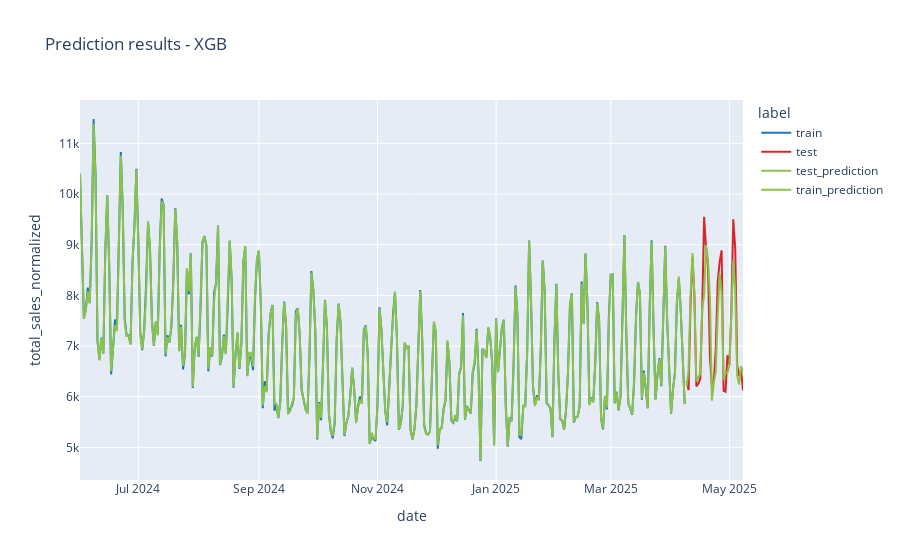

This figure's notebook cell:
### Code cell
y_train_for_plot = pd.DataFrame(y_train).assign(label='train')
y_test_for_plot = pd.DataFrame(y_test).assign(label='test')
lr_pred_for_plot = pd.DataFrame(y_pred, columns=['total_sales_normalized'], index=y_test.index).assign(label='test_prediction')
y_train_pred_for_plot = pd.DataFrame(y_train_pred, columns=['total_sales_normalized'], index=y_train.index).assign(label='train_prediction')

custom_colors = {
    'train': '#1f77b4',
    'test': '#d62728',
    'test_prediction': '#8bc34a',
    'train_prediction': '#8bc34a'
}

xgb_plot_fig = px.line(pd.concat((y_train_for_plot, y_test_for_plot, lr_pred_for_plot, y_train_pred_for_plot)), 
        y="total_sales_normalized",
        color='label', 
        title='Prediction results - XGB',
        color_discrete_map=custom_colors
        )

xgb_plot_fig.show()

### Figure 1 — Plotly figure (JSON) as saved in the notebook; plotly's stock layout.template omitted (floating-point values rounded to 4 significant figures; data arrays with more than 128 entries replaced by an {"elided": "..."} marker saying what was removed)
{"data": [{"hovertemplate": "label=train<br>date=%{x}<br>total_sales_normalized=%{y}<extra></extra>", "legendgroup": "train", "line": {"color": "#1f77b4", "dash": "solid"}, "marker": {"symbol": "circle"}, "mode": "lines", "name": "train", "orientation": "v", "showlegend": true, "type": "scatter", "x": {"elided": "309 str values"}, "xaxis": "x", "y": {"elided": "309 float values"}, "yaxis": "y"}, {"hovertemplate": "label=test<br>date=%{x}<br>total_sales_normalized=%{y}<extra></extra>", "legendgroup": "test", "line": {"color": "#d62728", "dash": "solid"}, "marker": {"symbol": "circle"}, "mode": "lines", "name": "test", "orientation": "v", "showlegend": true, "type": "scatter", "x": ["2025-04-09T00:00:00", "2025-04-10T00:00:00", "2025-04-11T00:00:00", "2025-04-12T00:00:00", "2025-04-13T00:00:00", "2025-04-14T00:00:00", "2025-04-15T00:00:00", "2025-04-16T00:00:00", "2025-04-17T00:00:00", "2025-04-18T00:00:00", "2025-04-19T00:00:00", "2025-04-20T00:00:00", "2025-04-21T00:00:00", "2025-04-22T00:00:00", "2025-04-23T00:00:00", "2025-04-24T00:00:00", "2025-04-25T00:00:00", "2025-04-26T00:00:00", "2025-04-27T00:00:00", "2025-04-28T00:00:00", "2025-04-29T00:00:00", "2025-04-30T00:00:00", "2025-05-01T00:00:00", "2025-05-02T00:00:00", "2025-05-03T00:00:00", "2025-05-04T00:00:00", "2025-05-05T00:00:00", "2025-05-06T00:00:00", "2025-05-07T00:00:00", "2025-05-08T00:00:00"], "xaxis": "x", "y": [6314.0, 6130.0, 7810.0, 8762.0, 7993.0, 6206.0, 6257.0, 6351.0, 7677.0, 9554.0, 8932.0, 8562.0, 6789.0, 6192.0, 6318.0, 6942.0, 8276.0, 8669.0, 8889.0, 6118.0, 6099.0, 6820.0, 6627.0, 7662.0, 9503.0, 8929.0, 6626.0, 6410.0, 6525.0, 6125.0], "yaxis": "y"}, {"hovertemplate": "label=test_prediction<br>date=%{x}<br>total_sales_normalized=%{y}<extra></extra>", "legendgroup": "test_prediction", "line": {"color": "#8bc34a", "dash": "solid"}, "marker": {"symbol": "circle"}, "mode": "lines", "name": "test_prediction", "orientation": "v", "showlegend": true, "type": "scatter", "x": ["2025-04-09T00:00:00", "2025-04-10T00:00:00", "2025-04-11T00:00:00", "2025-04-12T00:00:00", "2025-04-13T00:00:00", "2025-04-14T00:00:00", "2025-04-15T00:00:00", "2025-04-16T00:00:00", "2025-04-17T00:00:00", "2025-04-18T00:00:00", "2025-04-19T00:00:00", "2025-04-20T00:00:00", "2025-04-21T00:00:00", "2025-04-22T00:00:00", "2025-04-23T00:00:00", "2025-04-24T00:00:00", "2025-04-25T00:00:00", "2025-04-26T00:00:00", "2025-04-27T00:00:00", "2025-04-28T00:00:00", "2025-04-29T00:00:00", "2025-04-30T00:00:00", "2025-05-01T00:00:00", "2025-05-02T00:00:00", "2025-05-03T00:00:00", "2025-05-04T00:00:00", "2025-05-05T00:00:00", "2025-05-06T00:00:00", "2025-05-07T00:00:00", "2025-05-08T00:00:00"], "xaxis": "x", "y": [6210.0, 6515.0, 7964.0, 8838.0, 8023.0, 6304.0, 6385.0, 6451.0, 7737.0, 7998.0, 8990.0, 8728.0, 7939.0, 5922.0, 6284.0, 6493.0, 7611.0, 8430.0, 8045.0, 6341.0, 6480.0, 6472.0, 6609.0, 7734.0, 8692.0, 8103.0, 6423.0, 6239.0, 6603.0, 6493.0], "yaxis": "y"}, {"hovertemplate": "label=train_prediction<br>date=%{x}<br>total_sales_normalized=%{y}<extra></extra>", "legendgroup": "train_prediction", "line": {"color": "#8bc34a", "dash": "solid"}, "marker": {"symbol": "circle"}, "mode": "lines", "name": "train_prediction", "orientation": "v", "showlegend": true, "type": "scatter", "x": {"elided": "309 str values"}, "xaxis": "x", "y": {"elided": "309 float values"}, "yaxis": "y"}], "layout": {"legend": {"title": {"text": "label"}, "tracegroupgap": 0}, "title": {"text": "Prediction results - XGB"}, "xaxis": {"anchor": "y", "domain": [0, 1], "title": {"text": "date"}}, "yaxis": {"anchor": "x", "domain": [0, 1], "title": {"text": "total_sales_normalized"}}}}
